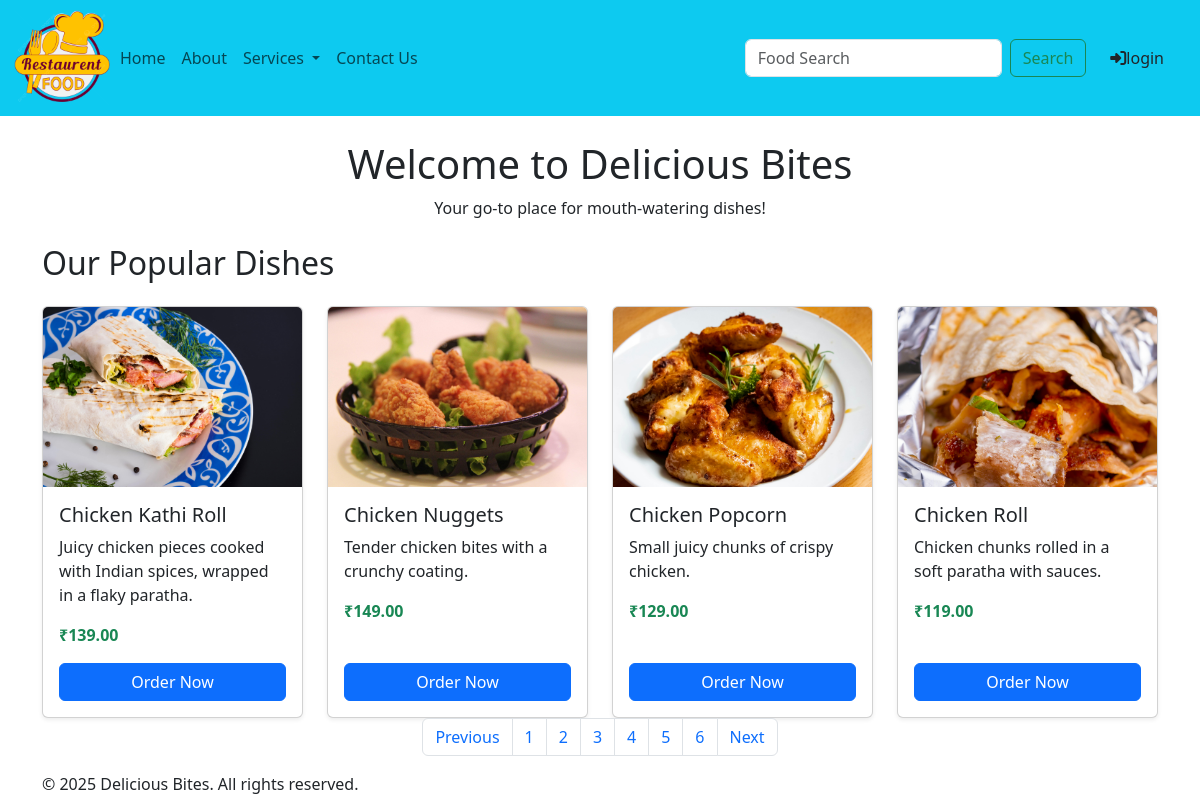
Screenshot of /food/?page=2 with the database file from the repository.
### api/models.py (models this page shows, shortened)
class FoodItem(models.Model):
    food_image = models.ImageField(upload_to='foods/')
    food_name = models.CharField(max_length=50)
    food_des = models.CharField(max_length=100)
    price = models.DecimalField(max_digits=10, decimal_places=2,default=100)

### Home/views.py (the view)
# urls.py: path('food/',views.food,name="food"),
def food(request):
     foodData=FoodItem.objects.all().order_by('food_name')                 #[:3] this is limiting concept for showing number of content is 3.
     if request.method=='GET':
          st=request.GET.get('foodSearching')
          if st !=None:                 #__icontains it is using for single character and more character aur exact mactch
               foodData=FoodItem.objects.filter(food_name__icontains=st)
     paginator=Paginator(foodData,4)
     page_number=request.GET.get('page')
     foodDataFinal=paginator.get_page(page_number)
     totalpage=foodDataFinal.paginator.num_pages
     data={
          'foodData':foodDataFinal,
          'totalpagelist':[i+1 for i in range(totalpage)]
     }
     return render(request,'food.html',data)

### template/food.html (shortened to what this page needs)
{% extends 'base.html' %}
{% load static %}
{% block css %}
<link rel="stylesheet" href="{% static 'css/food.css' %}">
{% endblock css %}
{% block body %}
<header class="text-center my-4">
  <h1>Welcome to Delicious Bites</h1>
  <p>Your go-to place for mouth-watering dishes!</p>
</header>
<div class="container">
  <h2 class="mb-4">Our Popular Dishes</h2>
  <div class="row row-cols-1 row-cols-md-2 row-cols-lg-4 g-4">
    {% for item in foodData %}
    <div class="col">
      <div class="card h-100 shadow-sm">
        <img src="{{ item.food_image.url }}" class="card-img-top" alt="{{ item.food_name }}"
          style="height: 180px; object-fit: cover;">
        <div class="card-body d-flex flex-column">
          <h5 class="card-title">{{ item.food_name }}</h5>
          <p class="card-text">{{ item.food_des }}</p>
          <p class="card-text fw-bold text-success">₹{{ item.price }}</p>
          <form method="post" action="{% url 'orders' item.id %}" class="mt-auto">
            <button type="submit" class="btn btn-primary w-100">Order Now</button>
          </form>
        </div>
      </div>
    </div>
    {% empty %}
    <p>No data found.</p>
    {% endfor %}
  </div>
<nav aria-label="..." >
  <div class="container-fluid d-flex justify-content-center">
    <ul class="pagination">
      {% if foodData.has_previous %}
      <li class="page-item">
        <a class="page-link" href="/food/?page={{foodData.previous_page_number}}" tabindex="-1" aria-disabled="true">Previous</a>
      </li>
      {% endif %}
      {% for n in totalpagelist %}
      <li class="page-item"><a class="page-link" href="/food/?page={{n}}">{{n}}</a></li>
      {% endfor %}
      {% if foodData.has_next %}
      <li class="page-item">
        <a class="page-link" href="/food/?page={{foodData.next_page_number}}">Next</a>
      </li>
      {% endif %}
    </ul>
  </div>
  </nav>
{% endblock body %}

### rows the page displays
FoodItem: food_image (picture), food_name "Chicken Kathi Roll", food_des "Juicy chicken pieces cooked with Indian spices, wrapped in a flaky paratha.", price "139.00"
FoodItem: food_image (picture), food_name "Chicken Nuggets", food_des "Tender chicken bites with a crunchy coating.", price "149.00"
FoodItem: food_image (picture), food_name "Chicken Popcorn", food_des "Small juicy chunks of crispy chicken.", price "129.00"
FoodItem: food_image (picture), food_name "Chicken Roll", food_des "Chicken chunks rolled in a soft paratha with sauces.", price "119.00"

### other values shown
{{ n }} "1" "2" "3" "4" "5" "6"
